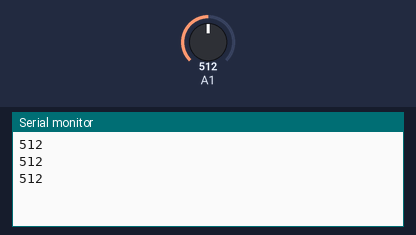
The sketch below on a simulated Arduino Uno, built with avr-gcc and run on an emulated ATmega328P. Shown: the last lines printed to the serial monitor. Inputs (shaded band) come from the test bench; at power-on: A1 = 512.

Above: at 1.3 s.
1.4 s: A1 set to 716
At 1.9 s:
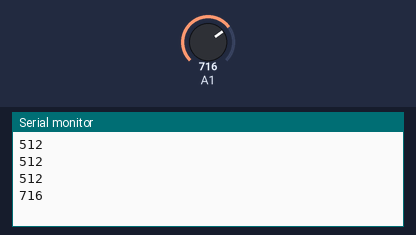
2.9 s: A1 set to 900
At 3.4 s:
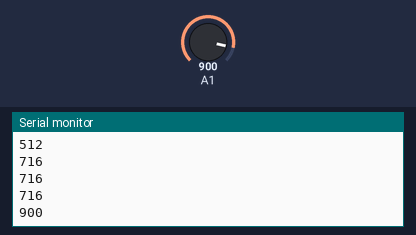
Timing chart, 0 to 5.9 s (numbered marks = the images above; inputs shaded):
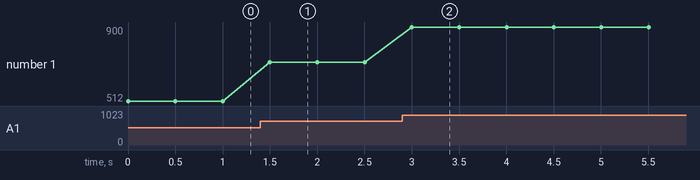

The sketch:

LDR.ino
```cpp
void setup() {
  Serial.begin(115200); //inicializa a comunicação serial
}

void loop() {
  Serial.println(analogRead(A1)); //imprime a leitura analogica
  delay(500);
}
```

Measured:
- after the input at 1.4 s, the serial monitor: prints a new line after 0.10 s (image 1)
- after the input at 2.9 s, the serial monitor: prints a new line after 0.10 s (image 2)
- plotted number 1: 512 → 716 after the input at 1.4 s, 716 → 900 after the input at 2.9 s
